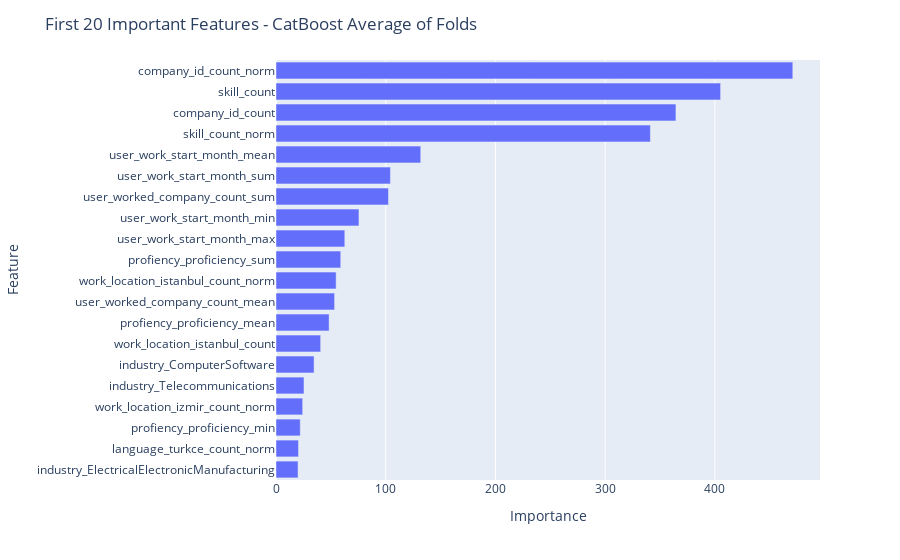

Notebook cell for this chart:
### Code cell
test = pd.read_csv("./test_user_lang_work.csv")
df = pd.read_csv("./data/test_users.csv")
test["user_id"] = df["user_id"]
test = test.merge(skills_woee_test_agg, on="user_id", how="left")
test.drop(columns=["user_id","user_work_start_year_min", "user_work_start_year_mean","user_work_start_year_sum"],inplace=True)

models = encode_test(skills_woee_train_agg)
model_preds = [model.predict(test) for model in models]
model_preds

### Figure 1 — Plotly figure (JSON) as saved in the notebook; plotly's stock layout.template omitted (floating-point values rounded to 4 significant figures)
{"data": [{"alignmentgroup": "True", "hovertemplate": "Importance=%{x}<br>Feature=%{y}<extra></extra>", "legendgroup": "", "marker": {"color": "#636efa", "pattern": {"shape": ""}}, "name": "", "offsetgroup": "", "orientation": "h", "showlegend": false, "textposition": "auto", "type": "bar", "x": [20.1, 20.5, 22.1, 24.3, 25.5, 34.7, 40.7, 48.4, 53.4, 54.8, 59, 62.7, 75.6, 102.5, 104.3, 131.9, 341.2, 364.5, 405.2, 471], "xaxis": "x", "y": ["industry_ElectricalElectronicManufacturing", "language_turkce_count_norm", "profiency_proficiency_min", "work_location_izmir_count_norm", "industry_Telecommunications", "industry_ComputerSoftware", "work_location_istanbul_count", "profiency_proficiency_mean", "user_worked_company_count_mean", "work_location_istanbul_count_norm", "profiency_proficiency_sum", "user_work_start_month_max", "user_work_start_month_min", "user_worked_company_count_sum", "user_work_start_month_sum", "user_work_start_month_mean", "skill_count_norm", "company_id_count", "skill_count", "company_id_count_norm"], "yaxis": "y"}], "layout": {"barmode": "relative", "legend": {"tracegroupgap": 0}, "margin": {"t": 60}, "title": {"text": "First 20 Important Features - CatBoost Average of Folds"}, "xaxis": {"anchor": "y", "domain": [0, 1], "title": {"text": "Importance"}}, "yaxis": {"anchor": "x", "domain": [0, 1], "title": {"text": "Feature"}}}}
